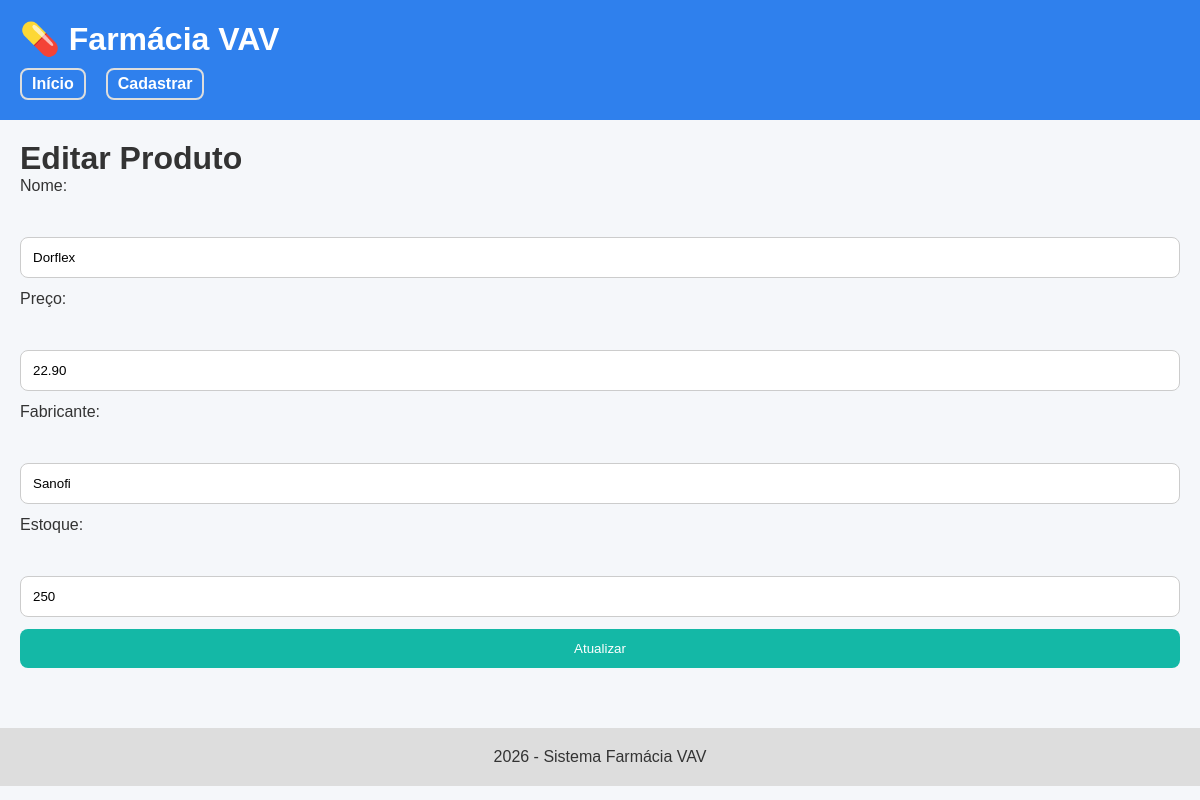
The app's page /editar.php?id=7 with its own data.
### tables this page shows
CREATE TABLE `produtos` (
  `id` int(11) NOT NULL,
  `nome` varchar(50) NOT NULL,
  `fabricante` varchar(50) NOT NULL,
  `preco` decimal(10,2) NOT NULL,
  `estoque` int(11) NOT NULL
);

### editar.php (the view, shortened to what this page needs)
<?php
require_once './config/conexao.php';
$id = $_GET['id'];
$sql = "SELECT * FROM produtos WHERE id = :id";
$stmt = $pdo->prepare($sql);
$stmt->bindParam(':id', $id);
$stmt->execute();
$produto = $stmt->fetch(PDO::FETCH_ASSOC);
require_once './includes/header.php';
?>
    <h1>Editar Produto</h1>
    <form method="POST" class="form-produto">
        <label>Nome:</label><br>
        <input type="text" name="nome"
               value="<?= htmlspecialchars($produto['nome']); ?>" required>
        <label>Preço:</label><br>
        <input type="number" step="0.01" name="preco"
               value="<?= htmlspecialchars($produto['preco']); ?>" required>
        <label>Fabricante:</label><br>
        <input type="text" name="fabricante"
               value="<?= htmlspecialchars($produto['fabricante']); ?>" required>
        <label>Estoque:</label><br>
        <input type="number" step="1" name="estoque"
               value="<?= htmlspecialchars($produto['estoque']); ?>" required>
        <button type="submit">Atualizar</button>
    </form>
<?php
require_once './includes/footer.php';
?>

### css/style.css (style rules this page uses)
* { margin: 0; padding: 0; box-sizing: border-box; }
body { font-family: Arial, sans-serif; background-color: #f5f7fa; color: #333; }
form { display: flex; flex-direction: column; gap: 12px; }
input, textarea, button { padding: 12px; border-radius: 8px; border: 1px solid #ccc; }
button { background-color: #14b8a6; color: white; border: none; cursor: pointer; }

### records on screen
produtos: nome "Dorflex", preco "22.90", fabricante "Sanofi", estoque "250"
